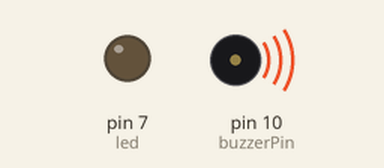
The sketch below on a simulated Arduino Uno, built with avr-gcc and run on an emulated ATmega328P. Shown: output pins drawn as LEDs (lit = HIGH), buzzer (waves = sounding). Pins used as bus, display or sensor lines are not drawn.

Above: at 0.65 s.
At 5.1 s:
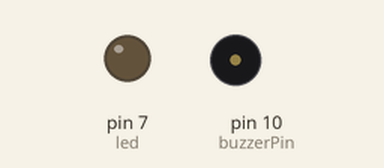
Timing chart, 0 to 40.0 s (numbered marks = the images above):
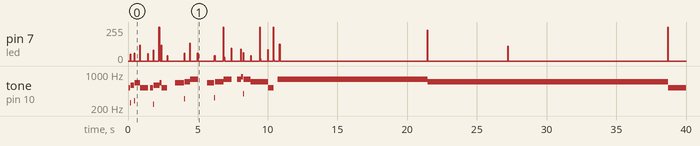

Measured:
- by itself, tone on pin 10 (buzzerPin): plays 522 Hz for 0.12 s, 256 Hz for 0.04 s, 585 Hz for 0.24 s, 282 Hz for 0.04 s, 657 Hz for 0.40 s, 522 Hz for 0.56 s … (28 notes in this stretch)

The sketch:

Melody_Player.ino
```cpp
/*
Play a song with the piezo buzzer.


There are 4 functions:
  setup()  -- runs once when board starts up
  loop()   -- loops indefinitely
  playTone(frequency, duration) -- plays a note at given frequency and duration
  frequency(char note)          -- returns the frequency corresponding to a given note


*/

const int buzzerPin = 10;
const int led = 7;
// Here is the song:
// Notes is an array of text characters corresponding to the notes
// in your song. A space represents a rest (no tone).
// A capital letter means to play one octave up.
// Beats is an array of values for each note and rest.
// A "1" represents a quarter-note, 2 a half-note, etc.
// Don't forget that the rests (spaces) need a length as well.
// songLength must equal the total number of notes and spaces
// The tempo is how fast to play the song.
// To make the song play faster, decrease this value.


// I chose Frere Jacques as my song for this portion.
char notes[] = {"CDEC CDEC EFG EFG GAGFEC GAGFEC"};
int beats[] = {1,2,3,4, 1,2,3,1, 3,4,5, 3,4,5, 4,5,4,3,2,1, 4,5,4,3,2,1};
const int songLength = 38;
int tempo = 130;


void setup()
{
// This runs once when the board starts up
  pinMode(buzzerPin, OUTPUT);
  pinMode(led, OUTPUT);
}


void loop()
{
// This is called indefinitely
  int i, duration;

  for (i = 0; i < songLength; i++) // step through the song arrays
  {
    duration = beats[i] * tempo;  // length of note/rest in ms

    if (notes[i] == ' ')          // is this a rest?
    {
      delay(duration);            // then pause for a moment
    }
    else                          // otherwise, play the note
    {
      playTone(frequency(notes[i]), duration);
     }
    delay(tempo/10);              // brief pause between notes
  }

  // We only want to play the song once, so we'll pause forever:
  //while(true){}
  // If you'd like your song to play over and over,
  // remove the above statement
}


int frequency(char note)
{
  // This function takes a note character and returns the
  // corresponding frequency in Hz for the tone() function.

  int i;
  const int numNotes = 14;  // number of notes we're storing

  // The following arrays hold the note characters and their
  // corresponding frequencies. The last "C" note is uppercase
  // to separate it from the first lowercase "c". If you want to
  // add more notes, you'll need to use unique characters.

  // For the "char" (character) type, we put single characters
  // in single quotes.

  char names[] = { 'c', 'd', 'e', 'f', 'g', 'a', 'b', 'C', 'D', 'E', 'F', 'G', 'A', 'B'};
  int frequencies[] = {262, 294, 330, 349, 392, 440, 494, 262*2, 294*2, 330*2, 349*2, 392*2, 440*2, 494*2};

  // Now we'll search through the letters in the array, and if
  // we find it, we'll return the frequency for that note.

  for (i = 0; i < numNotes; i++)  // Step through the notes
  {
    if (names[i] == note)         // Is this the one?
    {
      return(frequencies[i]);     // Yes! Return the frequency
    }
  }
  return(0);  // We looked through everything and didn't find it,
              // but we still need to return a value, so return 0.
}

void loop_2()
{
// This function is called repeatedly as the sketch runs

  float freq;

  // Step through the frequencies for the scale
  for(freq=32.7; freq <=8000;  freq=freq*2)  // play 6 octaves
  {

     digitalWrite(led,HIGH);
     delay(1);
     digitalWrite(led,LOW);


  }

  // If you only want to play the song once, pause forever:
  // while(true){}
}


void playTone(float frequency, int duration)
{
  // This function plays a tone at the requested frequency for the requested duration.
  // frequency: frequency of the tone
  // duration: how long the tone should last in milliseconds

  int pulse = 500000.0/frequency;
  long i;

  // Keep looping until the note is finished playing
  for (i = 0; i < duration * 1000L; i += pulse*2 )
  {
    // Make the pulse: HIGH, wait, LOW, wait:
    digitalWrite(buzzerPin, HIGH);
    delayMicroseconds(pulse);
    digitalWrite(buzzerPin, LOW);
    delayMicroseconds(pulse);
  }
  loop_2();
}
```
